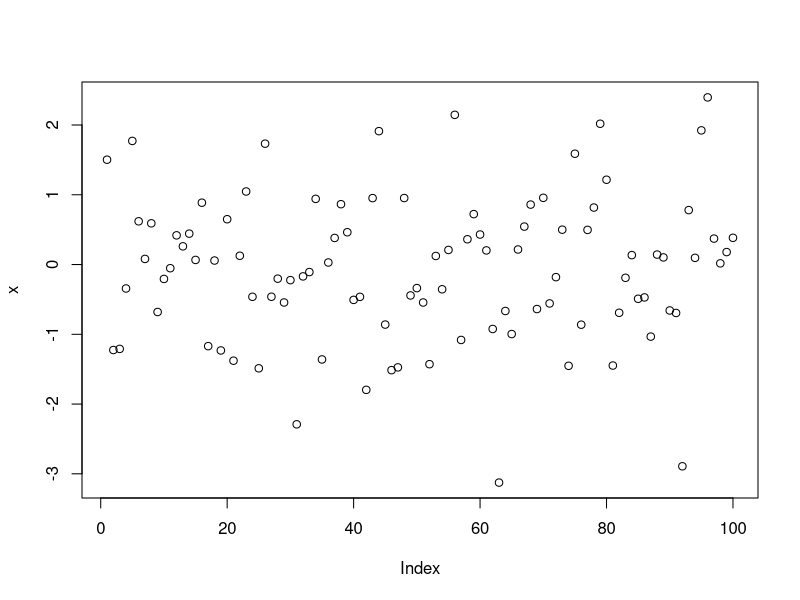
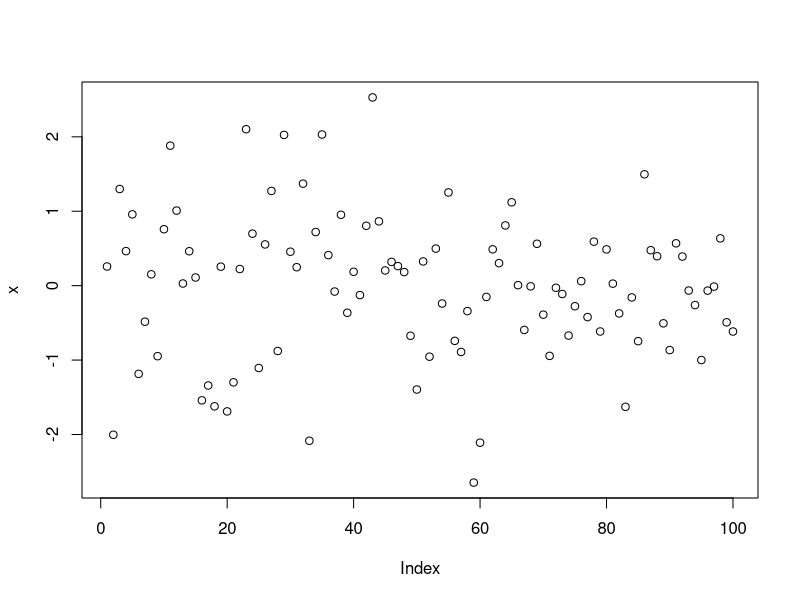
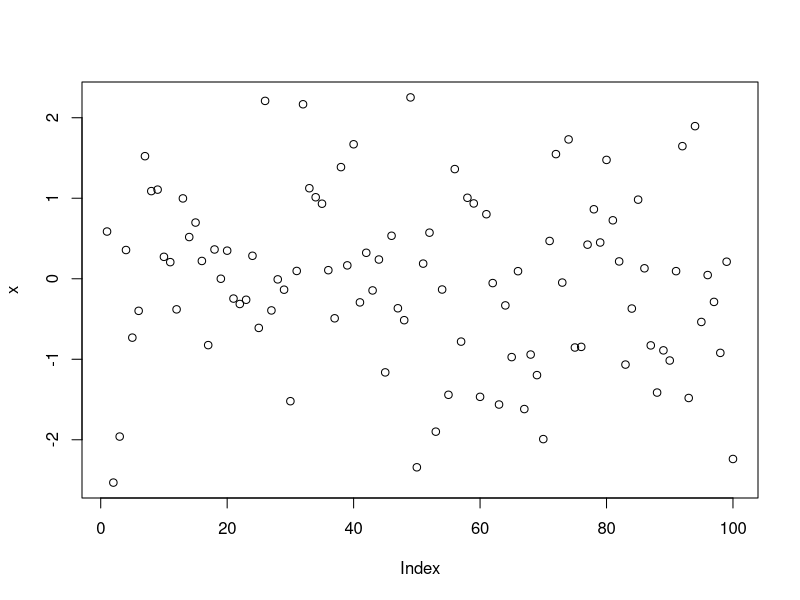
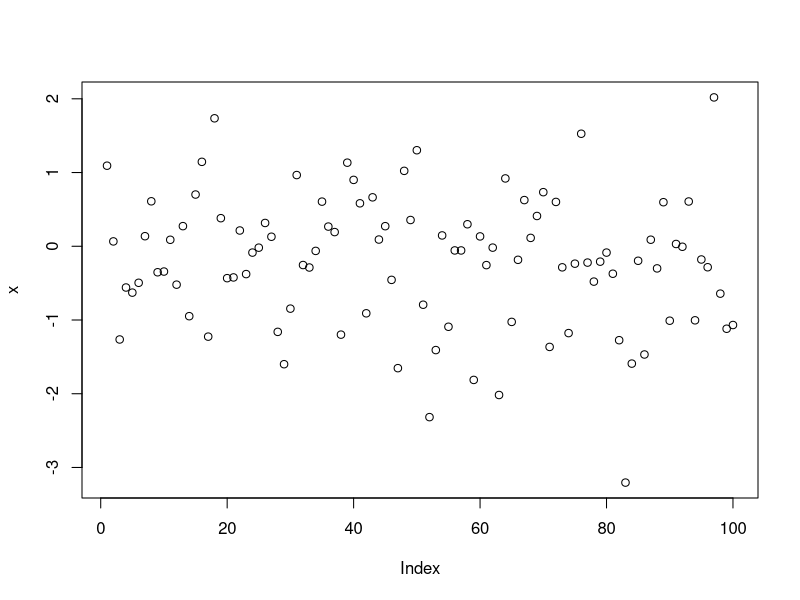

R code for these plots, in order:
## ---- chunk 1
x = rnorm(100)
plot(x)
## ---- chunk 2
x = rnorm(100)
plot(x)
## ---- chunk 3
x = rnorm(100)
plot(x)
## ---- chunk 4
x = rnorm(100)
plot(x)
## ---- chunk 5
Sys.sleep(10)
## ---- chunk 6

